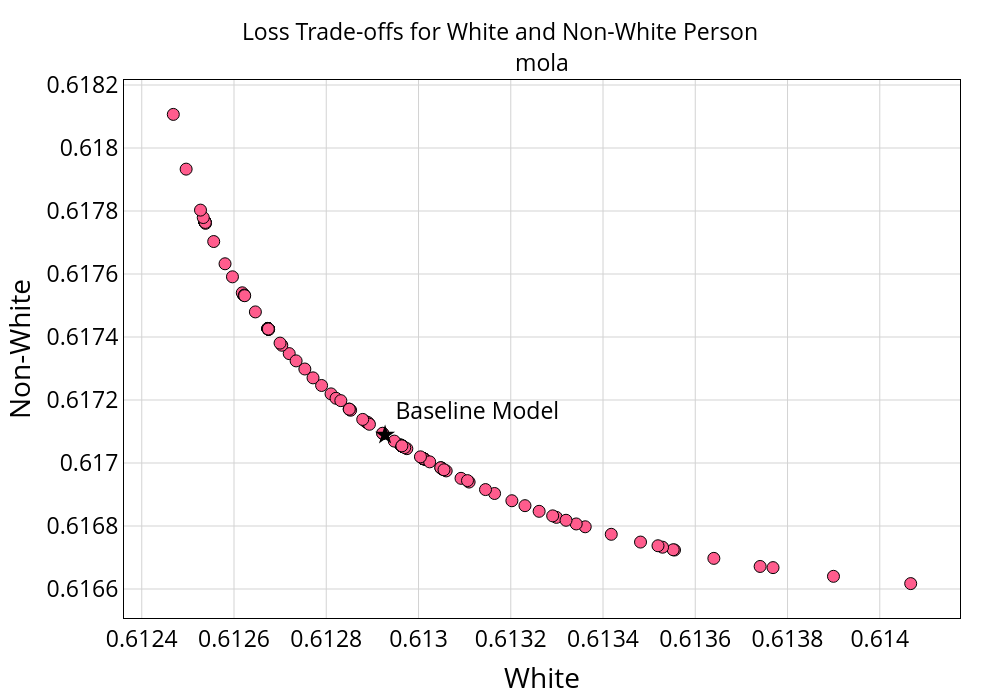

The notebook cell this image was saved under:
### Code cell
title="Loss Trade-offs for White and Non-White Person"
plot_pareto_plotly(methods={'mola': objs},
            labels=("White", "Non-White"), 
            title=title,
            point=equal.objs,
            color=['#FF5C8D', '#4BD6A0', '#9D5CFF'],
            fontsize=23,
            figsize=(10,7),
            save_path='images/2_objs_mola_plotly.pdf'
            )

### Figure 1 — Plotly figure (JSON) as saved in the notebook; plotly's stock layout.template omitted (floating-point values rounded to 4 significant figures; data arrays with more than 128 entries replaced by an {"elided": "..."} marker saying what was removed)
{"data": [{"marker": {"color": "#FF5C8D", "line": {"color": "black", "width": 1}, "size": 12}, "mode": "markers", "type": "scatter", "x": {"elided": "142 float values"}, "xaxis": "x", "y": {"elided": "142 float values"}, "yaxis": "y"}, {"marker": {"color": "black", "size": 15, "symbol": "star"}, "mode": "markers+text", "name": "Baseline Model", "text": ["Baseline Model"], "textposition": "top right", "type": "scatter", "x": [0.6129], "xaxis": "x", "y": [0.6171], "yaxis": "y"}], "layout": {"annotations": [{"font": {"color": "black", "size": 23}, "showarrow": false, "text": "mola", "x": 0.5, "xanchor": "center", "xref": "paper", "y": 1, "yanchor": "bottom", "yref": "paper"}], "font": {"color": "black", "size": 23}, "height": 700, "margin": {"b": 60, "l": 60, "r": 40, "t": 80}, "paper_bgcolor": "white", "plot_bgcolor": "white", "showlegend": false, "title": {"font": {"size": 23}, "text": "Loss Trade-offs for White and Non-White Person", "x": 0.5, "xanchor": "center"}, "width": 1000, "xaxis": {"anchor": "y", "domain": [0, 1], "gridcolor": "lightgray", "gridwidth": 1, "linecolor": "black", "linewidth": 1, "mirror": true, "showgrid": true, "showline": true, "title": {"text": "White"}, "zeroline": false}, "yaxis": {"anchor": "x", "domain": [0, 1], "gridcolor": "lightgray", "gridwidth": 1, "linecolor": "black", "linewidth": 1, "mirror": true, "showgrid": true, "showline": true, "title": {"text": "Non-White"}, "zeroline": false}}}
